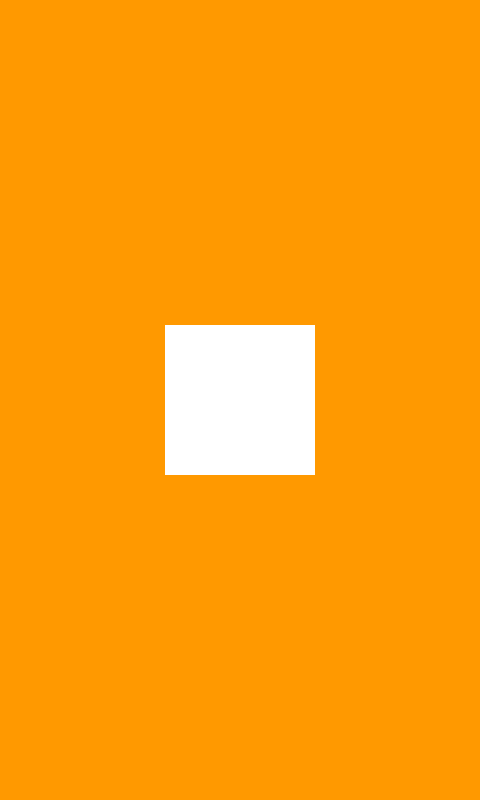
Frame 1 (no input)
Frame 60 (the mouse pressed at the canvas centre just before this capture): identical to frame 1, image omitted
Frame 120 (the mouse held since frame 60 and released just before this capture): identical to frame 1, image omitted

The Processing sketch that drew this single still picture (run headless with seeded random() and noise(); from frame 60 on, the mouse is pressed at the canvas centre):

// Processing sketch: sketch_121107a
// ── sketch_121107a.pde
void setup() {
   size(480,800);
 
   smooth();
   noStroke();
   fill(255);
   rectMode(CENTER);     //This sets all rectangles to draw from the center point
};
 
void draw() {
   background(#FF9900);
   rect(width/2, height/2, 150, 150);
};
